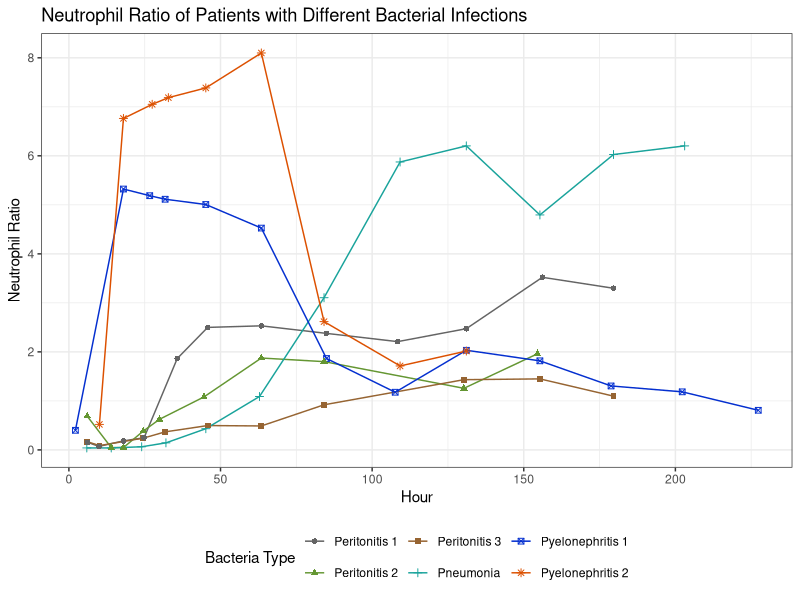
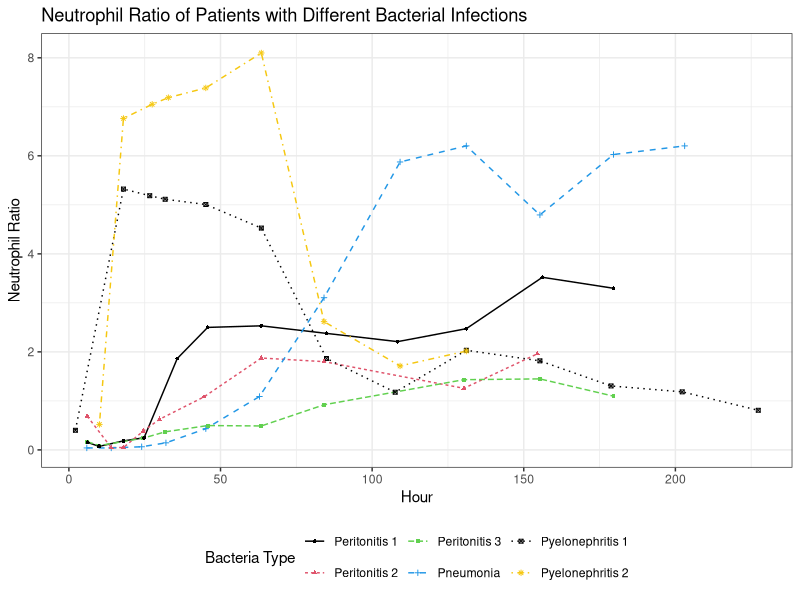
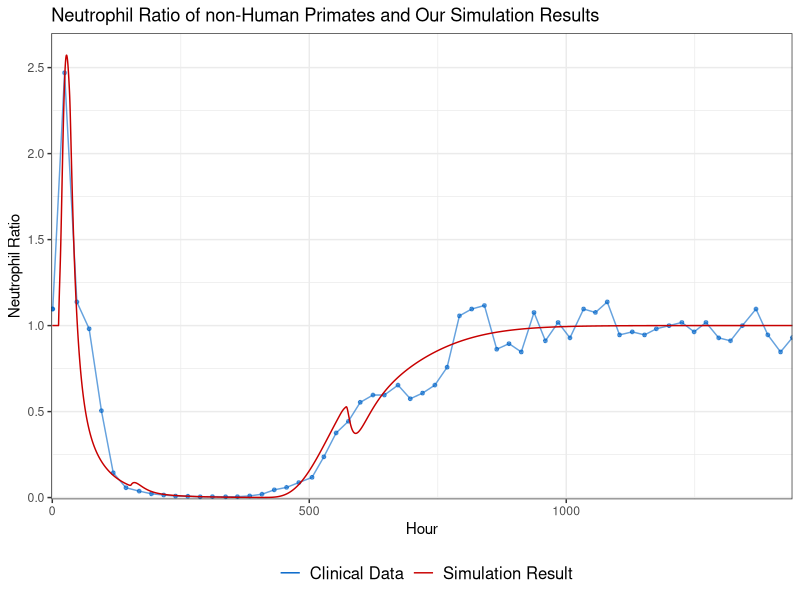

Recreate these plots in R, in order.
## ---- chunk 1
knitr::opts_chunk$set(echo = TRUE)
## ---- chunk 2

library(ggplot2) # Plotting Library
library(tidyverse) # 
library(readxl) # Read data from .xlsx files
library(lubridate) # 
library(tidyr) #
library(dplyr)

## ---- chunk 3
One_shot_name1=read_excel('one_shot_ref.xlsx')
One_shot_name1 <- data.frame(One_shot_name1)

#Rename the bacteria types

One_shot_name1$type[One_shot_name1$type == "G*"] <- "Pyelonephritis 2"
One_shot_name1$type[One_shot_name1$type == "GX"] <- "Pyelonephritis 1"
One_shot_name1$type[One_shot_name1$type == "GR"] <- "Peritonitis 2"
One_shot_name1$type[One_shot_name1$type == "GU"] <- "Peritonitis 1"
One_shot_name1$type[One_shot_name1$type == "GT"] <- "Peritonitis 3"
One_shot_name1$type[One_shot_name1$type == "GO"] <- "Pneumonia"

## ---- chunk 4
p_one_shot_allinclude0 <- ggplot(data=One_shot_name1, aes(x=hour, y=ANC, color=type,shape=type))+
  geom_line()+
  geom_point(size=1.6)+
  labs(x="Hour",y="Neutrophil Ratio") +
  ggtitle("Neutrophil Ratio of Patients with Different Bacterial Infections")+
  #guides(linetype=F, shape=F, color=guide_legend(title="Bacteria Type")) 
  labs(color="Bacteria Type", shape="Bacteria Type")+ theme_bw() + 
  scale_color_manual(values = c("#646464","#649632","#966432", "#19a39b","#042fcf","#dc5000"))+theme(legend.position = "bottom")+
  scale_size_manual(values=c(1,1,1,1,1.5,1))

p_one_shot_allinclude0

## ---- chunk 5
p_one_shot_allinclude <- ggplot(data=One_shot_name1, aes(x=hour, y=ANC, color=type,linetype=type,shape=type))+
  geom_line()+
  geom_point(size=1)+
  labs(x="Hour",y="Neutrophil Ratio") +
  ggtitle("Neutrophil Ratio of Patients with Different Bacterial Infections")+
  #guides(linetype=F, shape=F, color=guide_legend(title="Bacteria Type")) 
  labs(color="Bacteria Type", linetype="Bacteria Type", shape="Bacteria Type")+ theme_bw() + 
  scale_color_manual(values = c(1,2,3,4,17,15))+theme(legend.position = "bottom")+
  scale_size_manual(values=c(1,1,1,1,1.5,1))

p_one_shot_allinclude

## ---- chunk 6
primate_data=read_excel('primate_data.xlsx')

primate_data <- data.frame(primate_data)

p_primate <- ggplot(data=primate_data, aes(x=Hour, y=nRatio, color="Clinical Data"))+
  geom_line(show.legend = F,alpha=0.6)+
  geom_point(size=1, show.legend = F, alpha=0.6)+
  labs(x="Hour",y="Neutrophil Ratio")+
  scale_x_continuous(expand = c(0, 0),limits = c(-2, 1440)) + 
  scale_y_continuous(expand = c(0, 0), limits = c(-0.01,2.6))+
  scale_color_manual(values = "#0064c8")+ theme_bw()

radiation_sim=read_excel('radiation_sim_longer2.xlsx')#
radiation_sim <- data.frame(radiation_sim)


p_data_and_sim <- p_primate + geom_line(data=radiation_sim, aes(x=Hour, y=nRatio, color="Simulation Result"), show.legend = T)+
  scale_x_continuous(expand = c(0, 0),limits = c(-2, 1440)) + 
  scale_y_continuous(expand = c(0, 0),limits = c(-0.01, 2.7)) +
  # geom_point(size=1, show.legend = F)+
  labs(x="Hour",y="Neutrophil Ratio")+
  ggtitle("Neutrophil Ratio of non-Human Primates and Our Simulation Results ")+
  scale_color_discrete(name="", labels=c("Simulation Data", "Clinical Data")) + theme_bw()+ 
  scale_color_manual(name="", values=c( "#0064c8", "#c80000"))+
  theme(legend.position = "bottom", legend.text=element_text(size=12)) # adjust text size in legend

p_data_and_sim

